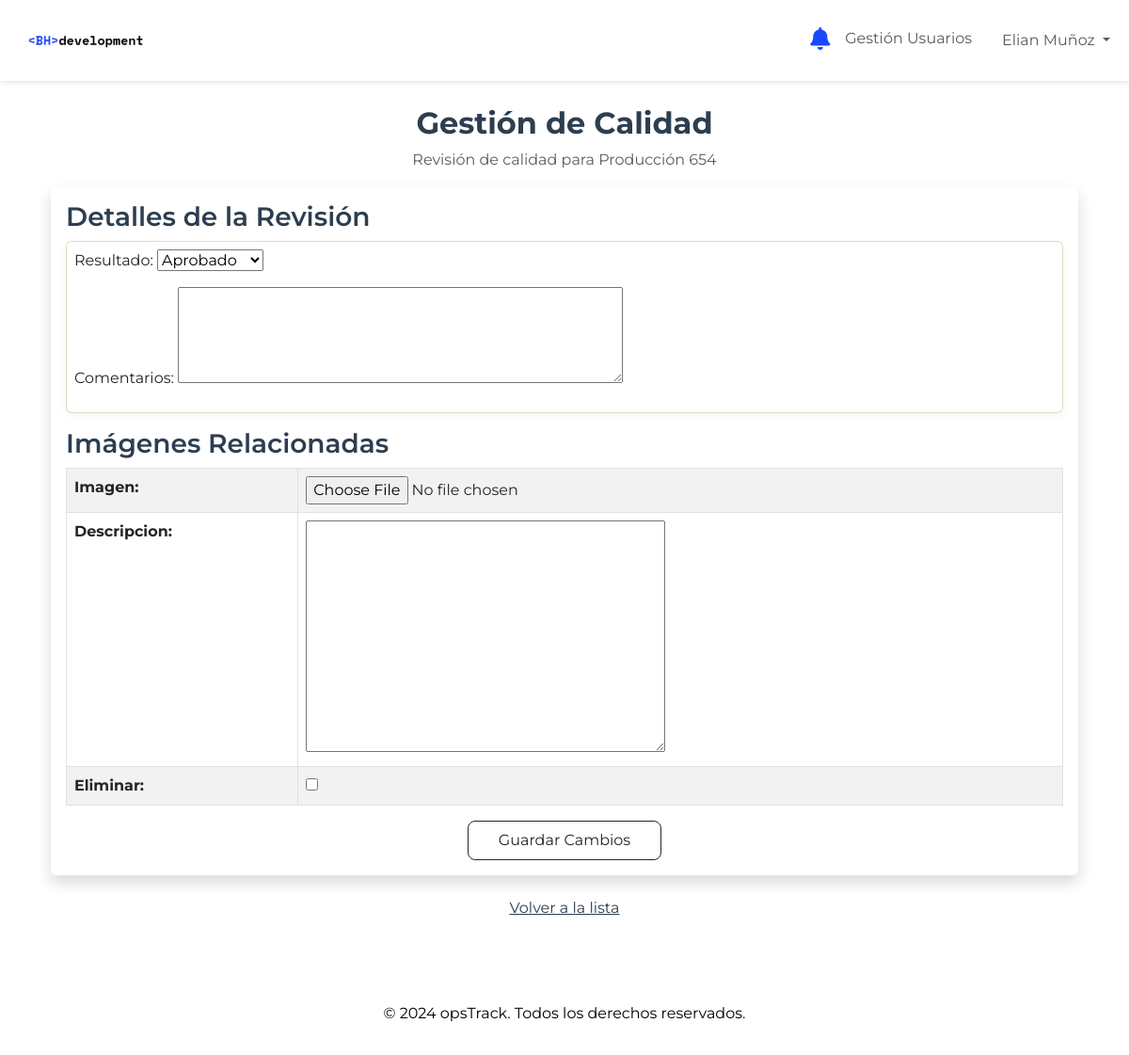
The app's page /produccion/calidad/654/ (signed in) with its own data.
### produccion/models.py (models this page shows, shortened)
class User(AbstractUser):
    ADMINISTRADOR = 'ADMIN'
    OPERARIO_PRODUCCION = 'PRODUCCION'
    ENCARGADO_CALIDAD = 'CALIDAD'
    OPERARIO_LOGISTICA = 'LOGISTICA'
    ENCARGADO_VENTAS = 'VENTAS'
    SIN_ASIGNAR = 'SASIGNAR'
    ROLE_CHOICES = [
        (ADMINISTRADOR, 'Administrador'),
        (OPERARIO_PRODUCCION, 'Operario de Producción'),
        (ENCARGADO_CALIDAD, 'Encargado de Calidad'),
        (OPERARIO_LOGISTICA, 'Operario de Logística'),
        (ENCARGADO_VENTAS, 'Encargado de Ventas'),
        (SIN_ASIGNAR, 'Sin Asignar')
    ]
    role = models.CharField(max_length=20, choices=ROLE_CHOICES, default=SIN_ASIGNAR)

class Calidad(models.Model):
    produccion = models.ForeignKey(Produccion, on_delete=models.CASCADE)
    resultado = models.CharField(
        max_length=20,
        choices=[('Aprobado', 'Aprobado'), ('Rechazado', 'Rechazado'), ('Sin revisión', 'Sin revisión')],
    )
    comentarios = models.TextField(blank=True, null=True)
    modified_by = models.ForeignKey(settings.AUTH_USER_MODEL, null=True, blank=True, on_delete=models.SET_NULL)

class Produccion(models.Model):
    pedido = models.ForeignKey(Pedido, on_delete=models.CASCADE)
    estado_produccion = models.CharField(
        max_length=20,
        choices=[('Asignado', 'Asignado'), ('En proceso', 'En proceso'), ('Completado', 'Completado')],
        default='Asignado',
    )
    fecha_inicio = models.DateField(blank=True, null=True)
    fecha_fin = models.DateField(blank=True, null=True)
    modified_by = models.ForeignKey(settings.AUTH_USER_MODEL, null=True, blank=True, on_delete=models.SET_NULL)

### produccion/views.py (the view, shortened to what this page needs)
# urls.py: path('calidad/<int:pk>/', views.GestionCalidadView.as_view(), name='gestion_calidad'),
class GestionCalidadView(CalidadRequiredMixin, View):
    template_name = 'produccion/gestion_calidad.html'
    def get(self, request, pk):
        calidad = get_object_or_404(Calidad, pk=pk)
        calidad_form = CalidadForm(instance=calidad)
        imagen_formset = modelformset_factory(ImagenCalidad, form=ImagenCalidadForm, extra=1, can_delete=True)
        formset = imagen_formset(queryset=calidad.imagenes.all())
        return render(request, self.template_name, {
            'calidad': calidad,
            'calidad_form': calidad_form,
            'formset': formset,
        })

### produccion/forms.py
class CalidadForm(forms.ModelForm):
    class Meta:
        model = Calidad
        fields = ['resultado', 'comentarios']
        widgets = {
            'resultado': forms.Select(choices=[
                ('Aprobado', 'Aprobado'),
                ('Rechazado', 'Rechazado'),
                ('Sin revisión', 'Sin revisión')
            ]),
            'comentarios': forms.Textarea(attrs={'rows': 4, 'cols': 50}),
        }

### produccion/mixins.py (called while the page is built)
    def dispatch(self, request, *args, **kwargs):
        if not request.user.is_authenticated or request.user.role not in [User.ADMINISTRADOR, User.ENCARGADO_CALIDAD]:
            raise PermissionDenied("Acceso denegado.")
        return super().dispatch(request, *args, **kwargs)

### produccion/templates/produccion/gestion_calidad.html (shortened to what this page needs)
{% extends "produccion/base.html" %}
{% block content %}
<div class="container my-3">
    <div class="text-center mb-3">
        <h2 class="fw-bold" style="color: #2C3E50;">Gestión de Calidad</h2>
        <p class="text-muted">Revisión de calidad para Producción {{ calidad.produccion.id }}</p>
    </div>
    <form method="post" enctype="multipart/form-data" class="rounded shadow p-3" style="background-color: rgba(255, 255, 255, 0.8); backdrop-filter: blur(5px);">
        <div class="mb-3">
            <h3 class="fw-semibold" style="color: #2C3E50; margin-bottom: 0.5rem;">Detalles de la Revisión</h3>
            <div class="p-2 rounded" style="background-color: rgba(255, 255, 255, 0.8); border: 1px solid rgba(190, 192, 146, 0.5); box-shadow: 0px 2px 8px rgba(0, 0, 0, 0.05);">
                {{ calidad_form.as_p }}
            </div>
        </div>
        <div class="mb-3">
            <h3 class="fw-semibold" style="color: #2C3E50; margin-bottom: 0.5rem;">Imágenes Relacionadas</h3>
            <div id="imagenes">
                <table class="table table-bordered table-striped">
                    {{ formset.as_table }}
                </table>
            </div>
        </div>
        <div class="text-center">
            <button type="submit" class="btn btn-outline-dark" style="padding: 0.5rem 2rem; border-radius: 8px;">
                Guardar Cambios
            </button>
        </div>
    </form>
    <div class="text-center mt-3">
        <a href="{% url 'produccion:lista_pedidos' %}" class="btn btn-link" style="color: #2C3E50;">
            Volver a la lista
        </a>
    </div>
</div>
{% endblock %}

### produccion/templates/produccion/base.html (shortened to what this page needs)
<!DOCTYPE html>
<html lang="en">
<head>
    {% load static %}
    <link href="https://cdn.jsdelivr.net/npm/bootstrap@5.3.0/dist/css/bootstrap.min.css" rel="stylesheet">
    <link rel="stylesheet" href="https://cdnjs.cloudflare.com/ajax/libs/font-awesome/5.15.1/css/all.min.css">
</head>
<body>
    <nav class="navbar navbar-expand-lg navbar-light fixed-top">
        <div class="container-fluid">
            <a class="navbar-brand" href="{% url 'produccion:dashboard_ventas' %}">
                <img src="{% static 'img/bh-logo.png' %}" alt="Logo" style="height: 60px;">
            </a>
            <div class="collapse navbar-collapse" id="navbarNav">
                <ul class="navbar-nav ms-auto">
                    {% if user.is_authenticated %}
                        <li class="nav-item dropdown notification-bell {% if notifications %}has-notifications{% endif %}">
                            <a class="nav-link" href="#" id="notificationDropdown" role="button" data-bs-toggle="dropdown" aria-expanded="false">
                                <i class="fas fa-bell" style="color: #1a48fe; font-size: 1.5rem;"></i>
                            </a>
                        </li>
                        {% if user.role == "VENTAS" %}
                            <li class="nav-item">
                                <a class="nav-link" href="{% url 'produccion:crear_pedido' %}">Crear Pedido</a>
                            </li>
                            <li class="nav-item">
                                <a class="nav-link" href="{% url 'produccion:lista_pedidos' %}">Lista Pedidos</a>
                            </li>
                            <li class="nav-item">
                                <a class="nav-link" href="{% url 'produccion:gestionar_inventario' %}">Inventario</a>
                            </li>
                        {% elif user.role == "ADMIN" %}
                            <li class="nav-item">
                                <a class="nav-link" href="{% url 'produccion:gestion_usuarios' %}">Gestión Usuarios</a>
                            </li>
                        {% elif user.role == "PRODUCCION" %}
                        <li class="nav-item">
                            <a class="nav-link" href="{% url 'produccion:dashboard_produccion' %}">Dashboard</a>
                        </li>
                        {% elif user.role == "LOGISTICA" %}
                        <li class="nav-item">
                            <a class="nav-link" href="{% url 'produccion:dashboard_logistica' %}">Dashboard</a>
                        </li>
                        {% elif user.role == "CALIDAD" %}
                        <li class="nav-item">
                            <a class="nav-link" href="{% url 'produccion:dashboard_calidad' %}">Dashboard</a>
                        </li>
                        {% endif %}
                    {% endif %}
                </ul>
                {% if user.is_authenticated %}
                    <ul class="navbar-nav ms-3">
                        <li class="nav-item dropdown">
                            <a class="nav-link dropdown-toggle" href="#" id="userDropdown" role="button" data-bs-toggle="dropdown" aria-expanded="false">
                                {{ user.get_full_name }}
                            </a>
                        </li>
                    </ul>
                {% else %}
                    <ul class="navbar-nav ms-3">
                        <li class="nav-item">
                            <a class="nav-link" href="{% url 'account_login' %}">Login</a>
                        </li>
                    </ul>
                {% endif %}
            </div>
        </div>
    </nav>
    <main class="container my-5 pt-5">
        <div class="content-wrapper">
            {% block content %}
            {% endblock %}
        </div>
    </main>
    <footer class="footer">
        <div class="container">
            <p>© 2024 opsTrack. Todos los derechos reservados.</p>
        </div>
    </footer>
</body>
</html>

### produccion/templates/produccion/base.html (style rules this page uses)
body { font-family: 'Montserrat', sans-serif; display: flex; flex-direction: column; min-height: 100vh; }
.navbar { background-color: white; box-shadow: 0 2px 5px rgba(0, 0, 0, 0.1); }
.notification-bell { position: relative; }
.footer { background-color: white; color: black; border-top: 1px solid rgba(255, 255, 255, 0.1); text-align: center; padding: 1rem 0; }

### records on screen
User: get_full_name "Elian Muñoz"
Calidad: produccion.id "654", resultado "Aprobado"
